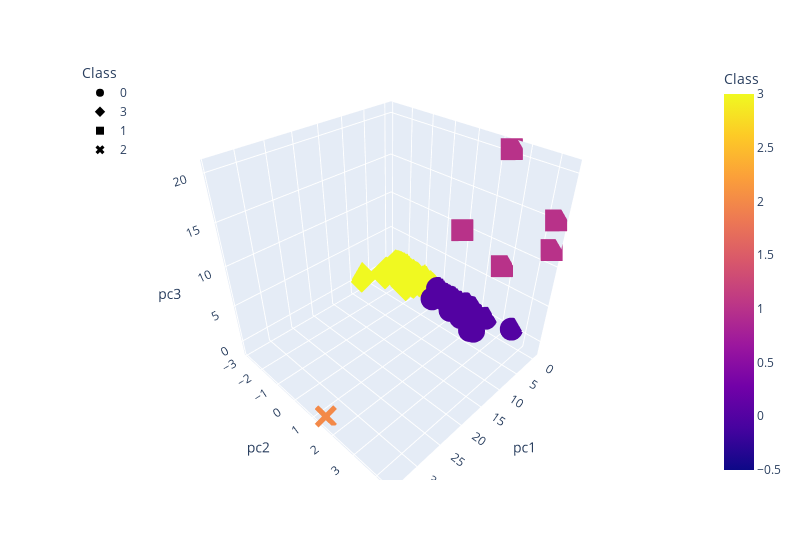

Notebook source saved alongside this figure:
### Markdown cell above
### Deliverable 4: Visualizing Cryptocurrencies Results

#### 3D-Scatter with Clusters

### Code cell
# Creating a 3D-Scatter with the PCA data and the clusters
fig = px.scatter_3d(
    clustered_df,
    x="pc1",
    y="pc2",
    z="pc3",
    color="Class",
    symbol="Class",
    width=800,
    hover_name="CoinName",
    hover_data=["Algorithm"]
)
fig.update_layout(legend=dict(x=0, y=1))
fig.show()

### Figure 1 — Plotly figure (JSON) as saved in the notebook; plotly's stock layout.template omitted (floating-point values rounded to 4 significant figures; data arrays with more than 128 entries replaced by an {"elided": "..."} marker saying what was removed)
{"data": [{"customdata": {"elided": "288x1 str values"}, "hovertemplate": "<b>%{hovertext}</b><br><br>Class=%{marker.color}<br>pc1=%{x}<br>pc2=%{y}<br>pc3=%{z}<br>Algorithm=%{customdata[0]}<extra></extra>", "hovertext": {"elided": "288 str values"}, "legendgroup": "0", "marker": {"color": {"elided": "288 int values"}, "coloraxis": "coloraxis", "symbol": "circle"}, "mode": "markers", "name": "0", "scene": "scene", "showlegend": true, "type": "scatter3d", "x": {"elided": "288 float values"}, "y": {"elided": "288 float values"}, "z": {"elided": "288 float values"}}, {"customdata": {"elided": "238x1 str values"}, "hovertemplate": "<b>%{hovertext}</b><br><br>Class=%{marker.color}<br>pc1=%{x}<br>pc2=%{y}<br>pc3=%{z}<br>Algorithm=%{customdata[0]}<extra></extra>", "hovertext": {"elided": "238 str values"}, "legendgroup": "3", "marker": {"color": {"elided": "238 int values"}, "coloraxis": "coloraxis", "symbol": "diamond"}, "mode": "markers", "name": "3", "scene": "scene", "showlegend": true, "type": "scatter3d", "x": {"elided": "238 float values"}, "y": {"elided": "238 float values"}, "z": {"elided": "238 float values"}}, {"customdata": [["VeChainThor Authority"], ["Proof-of-BibleHash"], ["Proof-of-Authority"], ["ECC 256K1"], ["Leased POS"]], "hovertemplate": "<b>%{hovertext}</b><br><br>Class=%{marker.color}<br>pc1=%{x}<br>pc2=%{y}<br>pc3=%{z}<br>Algorithm=%{customdata[0]}<extra></extra>", "hovertext": ["Vechain", "BiblePay", "Poa Network", "Acute Angle Cloud", "Waves"], "legendgroup": "1", "marker": {"color": [1, 1, 1, 1, 1], "coloraxis": "coloraxis", "symbol": "square"}, "mode": "markers", "name": "1", "scene": "scene", "showlegend": true, "type": "scatter3d", "x": [4.454, -0.1851, -0.3726, -0.3855, -0.4711], "y": [1.585, 2.74, 2.437, 4.344, 4.399], "z": [12.0, 7.762, 20.56, 15.25, 12.02]}, {"customdata": [["TRC10"]], "hovertemplate": "<b>%{hovertext}</b><br><br>Class=%{marker.color}<br>pc1=%{x}<br>pc2=%{y}<br>pc3=%{z}<br>Algorithm=%{customdata[0]}<extra></extra>", "hovertext": ["BitTorrent"], "legendgroup": "2", "marker": {"color": [2], "coloraxis": "coloraxis", "symbol": "x"}, "mode": "markers", "name": "2", "scene": "scene", "showlegend": true, "type": "scatter3d", "x": [34.11], "y": [1.417], "z": [-1.293]}], "layout": {"coloraxis": {"colorbar": {"title": {"text": "Class"}}, "colorscale": [[0, "#0d0887"], [0.1111, "#46039f"], [0.2222, "#7201a8"], [0.3333, "#9c179e"], [0.4444, "#bd3786"], [0.5556, "#d8576b"], [0.6667, "#ed7953"], [0.7778, "#fb9f3a"], [0.8889, "#fdca26"], [1, "#f0f921"]]}, "legend": {"title": {"text": "Class"}, "tracegroupgap": 0, "x": 0, "y": 1}, "margin": {"t": 60}, "scene": {"domain": {"x": [0, 1], "y": [0, 1]}, "xaxis": {"title": {"text": "pc1"}}, "yaxis": {"title": {"text": "pc2"}}, "zaxis": {"title": {"text": "pc3"}}}, "width": 800}}
